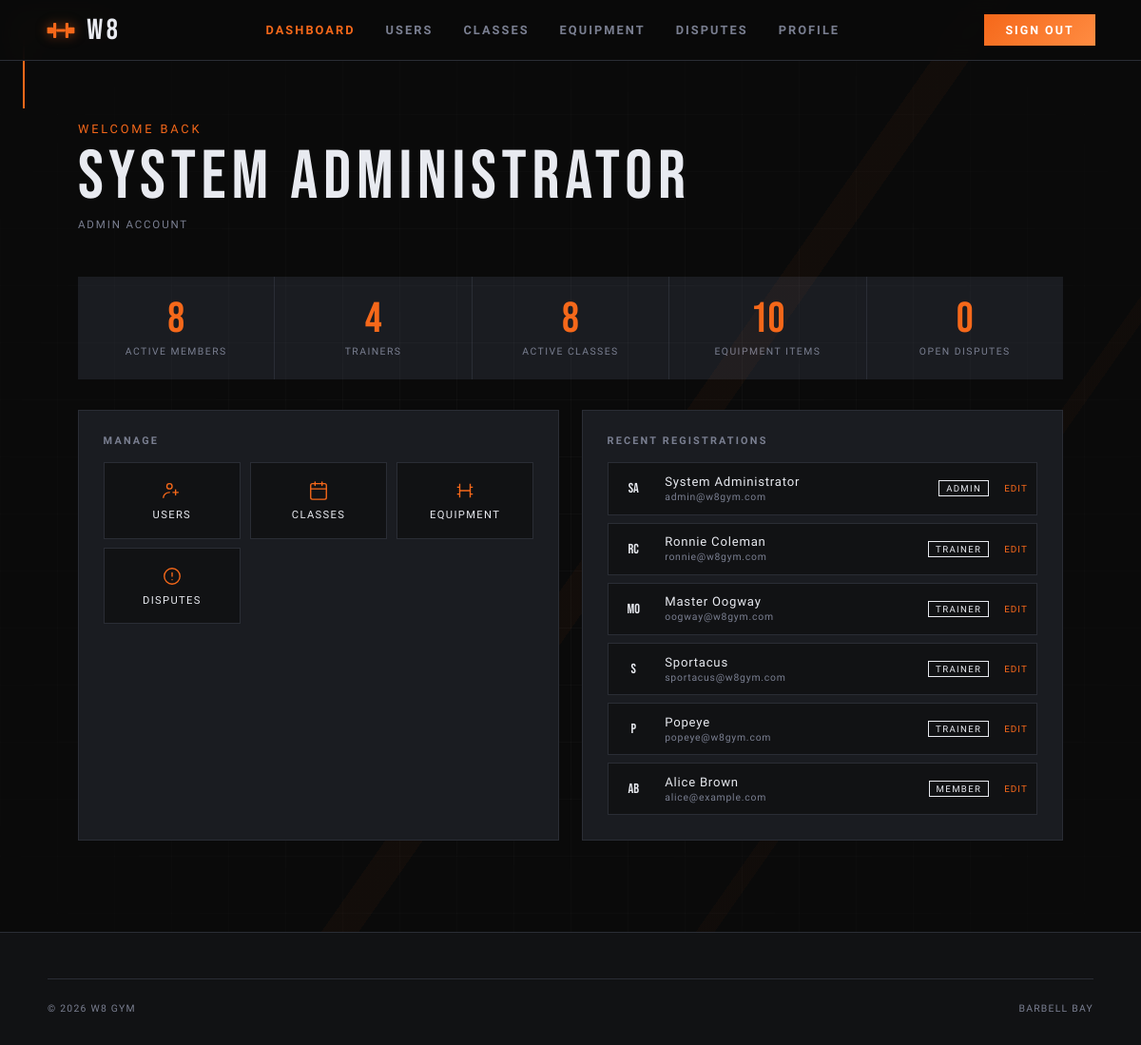
Before: /pages/dashboard.php (signed in) with the older database file.
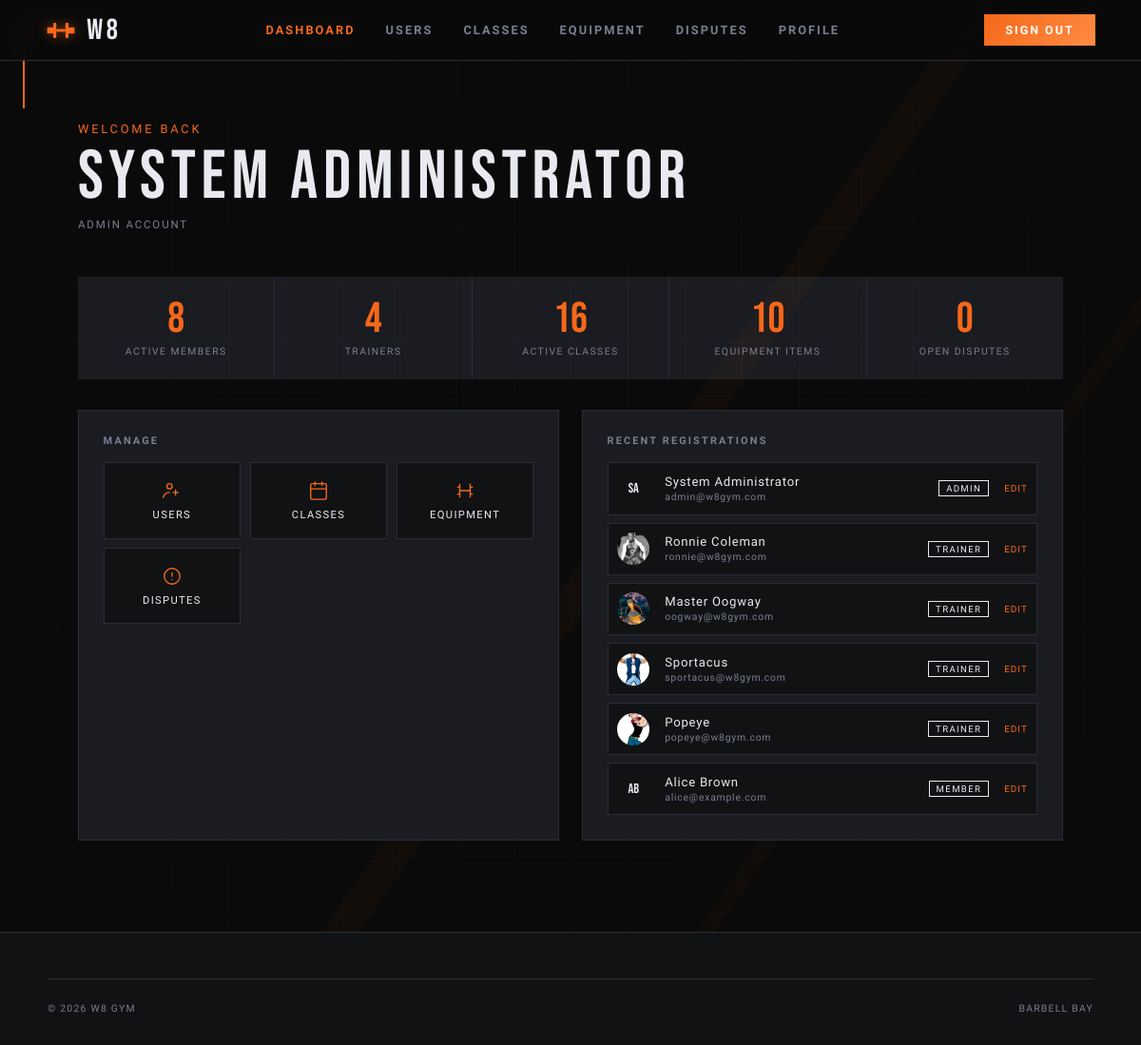
After: the same page with the newer database file.
### tables this page shows
CREATE TABLE users (
  id             INTEGER PRIMARY KEY AUTOINCREMENT,
  username       TEXT    NOT NULL UNIQUE,
  email          TEXT    NOT NULL UNIQUE,
  password_hash  TEXT    NOT NULL,
  first_name     TEXT    NOT NULL,
  last_name      TEXT    NOT NULL,
  phone          TEXT    DEFAULT NULL,
  date_of_birth  TEXT    DEFAULT NULL,   -- ISO-8601: YYYY-MM-DD
  photo_path     TEXT    DEFAULT NULL,   -- stored relative path
  role           TEXT    NOT NULL DEFAULT 'member'
                         CHECK (role IN ('member','trainer','admin')),
  is_active      INTEGER NOT NULL DEFAULT 1,
  created_at     TEXT    NOT NULL DEFAULT (datetime('now')),
  updated_at     TEXT    NOT NULL DEFAULT (datetime('now'))
  -- NOTE: update updated_at via UPDATE trigger or in application code
);

### config/session.php (called while the page is built, shortened)
<?php
function current_user(): ?array {
    return $_SESSION['user'] ?? null;
}
function require_login(string $redirect = '../pages/sign_in.php'): array {
    $user = current_user();
    return $user;
}

### pages/dashboard.php (the view, shortened to what this page needs)
<?php
require_once __DIR__ . '/../config/session.php';
$user  = require_login();
$db    = get_db();
$role  = $user['role'];
$admin_stats       = [];
if ($role === 'admin') {
    $admin_stats['total_members']  = $db->query('SELECT COUNT(*) FROM users WHERE role="member" AND is_active=1')->fetchColumn();
    $admin_stats['total_trainers'] = $db->query('SELECT COUNT(*) FROM users WHERE role="trainer" AND is_active=1')->fetchColumn();
    $admin_stats['total_classes']  = $db->query('SELECT COUNT(*) FROM classes WHERE is_active=1')->fetchColumn();
    $admin_stats['open_disputes']  = $db->query('SELECT COUNT(*) FROM disputes WHERE status="open"')->fetchColumn();
    $admin_stats['total_equipment'] = $db->query('SELECT COUNT(*) FROM equipment')->fetchColumn();
    $recent_users = $db->query(
        'SELECT id, first_name, last_name, email, role, photo_path, created_at FROM users ORDER BY created_at DESC LIMIT 6'
    )->fetchAll();
}
?>
<!DOCTYPE html>
<html lang="en">
<head>
  <link rel="stylesheet" href="../css/base.css">
  <link rel="stylesheet" href="../css/components.css">
  <link rel="stylesheet" href="../css/dashboard.css">
</head>
<body>
  <div class="bg-fixed bg-grid"></div>
  <div class="bg-fixed bg-diagonal"></div>
  <span class="corner corner--tl"></span>
  <?php
    $current_page = 'dashboard';
    require_once __DIR__ . '/../includes/nav.php';
  ?>
  <main>
    <header class="dash-hero">
      <div class="dash-hero__greeting">Welcome back</div>
      <div class="dash-hero__name"><?= htmlspecialchars($user['first_name'] . ' ' . $user['last_name']) ?></div>
      <div class="dash-hero__role"><?= ucfirst($role) ?> Account</div>
    </header>
    <?php if ($role === 'admin'): ?>
    <section style="max-width:1100px;margin:0 auto;padding:0 2rem 2rem;">
    <div class="stat-cards">
      <article class="stat-card">
        <div class="stat-card__n"><?= $admin_stats['total_members'] ?></div>
        <div class="stat-card__l">Active Members</div>
      </article>
      <article class="stat-card">
        <div class="stat-card__n"><?= $admin_stats['total_trainers'] ?></div>
        <div class="stat-card__l">Trainers</div>
      </article>
      <article class="stat-card">
        <div class="stat-card__n"><?= $admin_stats['total_classes'] ?></div>
        <div class="stat-card__l">Active Classes</div>
      </article>
      <article class="stat-card">
        <div class="stat-card__n"><?= $admin_stats['total_equipment'] ?></div>
        <div class="stat-card__l">Equipment Items</div>
      </article>
      <article class="stat-card">
        <div class="stat-card__n" style="<?= $admin_stats['open_disputes'] > 0 ? 'color:#e84040' : '' ?>"><?= $admin_stats['open_disputes'] ?></div>
        <div class="stat-card__l">Open Disputes</div>
      </article>
      </div>
    </section>
    <section class="dash-grid dash-grid--admin" style="grid-template-columns:1fr 1fr;">
    <article class="dash-card">
      <div class="dash-card__title">Manage</div>
      <div class="quick-links">
        <a href="admin_users.php" class="quick-link">
          <svg viewBox="0 0 24 24" fill="none"><circle cx="9" cy="7" r="3" stroke="currentColor" stroke-width="1.5"/><path d="M2 20c0-3.314 3.134-6 7-6" stroke="currentColor" stroke-width="1.5" stroke-linecap="round"/><path d="M16 11v6M13 14h6" stroke="currentColor" stroke-width="1.5" stroke-linecap="round"/></svg>
          <span>Users</span>
        </a>
        <a href="admin_classes.php" class="quick-link">
          <svg viewBox="0 0 24 24" fill="none"><rect x="3" y="4" width="18" height="18" rx="2" stroke="currentColor" stroke-width="1.5"/><path d="M3 10h18M8 2v4M16 2v4" stroke="currentColor" stroke-width="1.5" stroke-linecap="round"/></svg>
          <span>Classes</span>
        </a>
        <a href="admin_equipment.php" class="quick-link">
          <svg viewBox="0 0 24 24" fill="none"><path d="M6 4v16M18 4v16M3 8h3M18 8h3M3 16h3M18 16h3M6 12h12" stroke="currentColor" stroke-width="1.5"/></svg>
          <span>Equipment</span>
        </a>
        <a href="admin_disputes.php" class="quick-link">
          <svg viewBox="0 0 24 24" fill="none"><circle cx="12" cy="12" r="9" stroke="currentColor" stroke-width="1.5"/><path d="M12 8v4M12 16h.01" stroke="currentColor" stroke-width="1.5" stroke-linecap="round"/></svg>
          <span>Disputes</span>
        </a>
      </div>
    </article>
    <article class="dash-card">
      <div class="dash-card__title">Recent Registrations</div>
      <div class="user-list">
        <?php foreach ($recent_users as $u): ?>
        <article class="user-row">
          <div class="user-row__avatar">
            <?php if ($u['photo_path']): ?>
              <img src="../<?= htmlspecialchars($u['photo_path']) ?>" alt="">
            <?php else: ?>
              <?= strtoupper(substr($u['first_name'],0,1) . substr($u['last_name'],0,1)) ?>
            <?php endif; ?>
          </div>
          <div class="user-row__name"><?= htmlspecialchars($u['first_name'] . ' ' . $u['last_name']) ?><br>
            <span style="font-size:.65rem;color:var(--subtle)"><?= htmlspecialchars($u['email']) ?></span>
          </div>
          <span class="user-row__badge user-row__badge--<?= $u['role'] ?>"><?= $u['role'] ?></span>
          <a href="admin_users.php?edit=<?= $u['id'] ?>" style="font-family:var(--fu);font-size:.62rem;letter-spacing:.1em;text-transform:uppercase;color:var(--accent);">Edit</a>
        </article>
        <?php endforeach; ?>
      </div>
    </article>
    </section>
    <?php endif; ?>
  </main>
  <footer>
    <div class="footer-inner">
      <div class="footer-bottom">
        <span>&copy; 2026 W8 Gym</span>
        <span>Barbell Bay</span>
      </div>
    </div>
  </footer>
</body>
</html>

### includes/nav.php (shortened to what this page needs)
<?php
$current_page = $current_page ?? '';
$role = $role ?? null;
$base_path = $base_path ?? '../';
$is_active = function($page) use ($current_page) {
    return $current_page === $page ? 'nav-link--active' : '';
};
?>
<nav>
  <a href="<?= $base_path ?>index.php" class="nav-brand">
    <span>W8</span>
  </a>
  <div class="nav-links">
    <?php if ($role): ?>
      <a href="<?= $base_path ?>pages/dashboard.php" class="<?= $is_active('dashboard') ?>">Dashboard</a>
    <?php endif; ?>
    <?php if ($role === 'member'): ?>
      <a href="<?= $base_path ?>pages/equipment.php" class="<?= $is_active('equipment') ?>">Equipment</a>
      <a href="<?= $base_path ?>pages/trainers.php" class="<?= $is_active('trainers') ?>">Trainers</a>
      <a href="<?= $base_path ?>pages/my_reviews.php" class="<?= $is_active('my_reviews') ?>">Reviews</a>
    <?php elseif ($role === 'trainer'): ?>
      <a href="<?= $base_path ?>pages/my_schedule.php" class="<?= $is_active('my_schedule') ?>">My Schedule</a>
      <a href="<?= $base_path ?>pages/my_roster.php" class="<?= $is_active('my_roster') ?>">Roster</a>
    <?php elseif ($role === 'admin'): ?>
      <a href="<?= $base_path ?>pages/admin_users.php" class="<?= $is_active('admin_users') ?>">Users</a>
      <a href="<?= $base_path ?>pages/admin_classes.php" class="<?= $is_active('admin_classes') ?>">Classes</a>
      <a href="<?= $base_path ?>pages/admin_equipment.php" class="<?= $is_active('admin_equipment') ?>">Equipment</a>
      <a href="<?= $base_path ?>pages/admin_disputes.php" class="<?= $is_active('admin_disputes') ?>">Disputes</a>
    <?php endif; ?>
    <?php if ($role): ?>
      <a href="<?= $base_path ?>pages/profile.php" class="<?= $is_active('profile') ?>">Profile</a>
    <?php else: ?>
      <a href="<?= $base_path ?>pages/sign_in.php" class="nav-mobile-auth" style="display:none;">Sign In</a>
      <a href="<?= $base_path ?>pages/register.php" class="nav-mobile-auth" style="display:none;">Register</a>
    <?php endif; ?>
  </div>
  <?php if ($role): ?>
    <a href="<?= $base_path ?>actions/do_logout.php" class="nav-cta nav-desktop-auth">Sign Out</a>
  <?php endif; ?>
</nav>

### css/base.css (style rules this page uses)
:root { --color-black: #0a0a0a; --color-dark: #111214; --color-steel: #1a1c21; --color-border: #2a2d35; --color-muted: #3e424f; --color-text: #e8eaf0; --color-subtle: #7a7f91; --color-accent: #f5681a; --color-accent2: #ff8c42; --color-glow: rgba(245, 104, 26, 0.18); --grad-accent: linear-gradient(135deg, var(--color-accent) 0%, var(--color-accent2) 100%); --radius-card: 2px; --radius-field: 2px; --transition: 0.22s cubic-bezier(0.4, 0, 0.2, 1); --font-display: 'Bebas Neue', sans-serif; --font-ui: 'Barlow Condensed', sans-serif; --font-body: 'Barlow', sans-serif; --fd: var(--font-display); --fu: var(--font-ui); --fb: var(--font-body); --t: var(--transition); --accent: var(--color-accent); --accent2: var(--color-accent2); --subtle: var(--color-subtle); --border: var(--color-border); --steel: var(--color-steel); --dark: var(--color-dark); --text: var(--color-text); --grad: var(--grad-accent); }
*, *::before, *::after { box-sizing: border-box; margin: 0; padding: 0; }
html { font-size: 16px; scroll-behavior: smooth; }
body { min-height: 100vh; background: var(--color-black); color: var(--color-text); font-family: var(--font-body); overflow-x: hidden; }
a { color: var(--color-accent); text-decoration: none; transition: color var(--transition); }
img { max-width: 100%; height: auto; display: block; }

### css/components.css (style rules this page uses)
.bg-layer, .bg-fixed { position: fixed; inset: 0; pointer-events: none; z-index: 0; }
.bg-grid { background-image: linear-gradient(rgba(255,255,255,0.025) 1px, transparent 1px), linear-gradient(90deg, rgba(255,255,255,0.025) 1px, transparent 1px); background-size: 60px 60px; mask-image: radial-gradient(ellipse 70% 70% at 50% 50%, black 30%, transparent 100%); }
.bg-diagonal { background: linear-gradient( 125deg, transparent 0%, transparent 52%, rgba(245,104,26,0.04) 52%, rgba(245,104,26,0.04) 54%, transparent 54%, transparent 72%, rgba(245,104,26,0.03) 72%, rgba(245,104,26,0.03) 73%, transparent 73% ); }
.corner { position: fixed; width: 90px; height: 90px; pointer-events: none; z-index: 1; }
.corner--tl { top: 24px; left: 24px; border-top: 2px solid var(--accent); border-left: 2px solid var(--accent); animation: corner-pulse 3s ease-in-out infinite; }
nav { position: fixed; top: 0; left: 0; right: 0; z-index: 100; display: flex; align-items: center; justify-content: space-between; padding: 0 3rem; height: 64px; background: rgba(10,10,10,.92); border-bottom: 1px solid var(--border); backdrop-filter: blur(12px); }
.nav-brand { display: flex; align-items: center; gap: .7rem; text-decoration: none; }
.nav-brand svg { width: 32px; height: 32px; color: var(--accent); filter: drop-shadow(0 0 6px rgba(245, 104, 26, .5)); }
.nav-brand span { font-family: var(--fd); font-size: 1.9rem; letter-spacing: .12em; color: var(--text); }
.nav-links { display: flex; gap: 2rem; }
.nav-links a { font-family: var(--fu); font-size: .8rem; font-weight: 600; letter-spacing: .16em; text-transform: uppercase; color: var(--subtle); text-decoration: none; }
.nav-links a:hover, .nav-links a.nav-link--active { color: var(--accent); }
.nav-cta { font-family: var(--fu); font-size: .78rem; font-weight: 600; letter-spacing: .16em; text-transform: uppercase; padding: .55rem 1.4rem; background: var(--grad); color: #fff; transition: filter var(--t); text-decoration: none; }
footer { position: relative; z-index: 10; background: var(--dark); border-top: 1px solid var(--border); padding: 3rem 2rem 2rem; }
.footer-inner { max-width: 1100px; margin: 0 auto; }
.footer-bottom { border-top: 1px solid var(--border); padding-top: 1.5rem; display: flex; justify-content: space-between; flex-wrap: wrap; gap: 1rem; font-family: var(--fu); font-size: .65rem; letter-spacing: .12em; text-transform: uppercase; color: var(--subtle); }

Changed rows visible on the page:
removed users: first_name+last_name "RC", first_name+last_name "Ronnie Coleman", email "ronnie@w8gym.com", role "TRAINER"
removed users: first_name+last_name "MO", first_name+last_name "Master Oogway", email "oogway@w8gym.com", role "TRAINER"
removed users: first_name+last_name "S", first_name+last_name "Sportacus", email "sportacus@w8gym.com", role "TRAINER"
removed users: first_name+last_name "P", first_name+last_name "Popeye", email "popeye@w8gym.com", role "TRAINER"
added users: photo_path (picture), first_name+last_name "Ronnie Coleman", email "ronnie@w8gym.com", role "TRAINER"
added users: photo_path (picture), first_name+last_name "Master Oogway", email "oogway@w8gym.com", role "TRAINER"
added users: photo_path (picture), first_name+last_name "Sportacus", email "sportacus@w8gym.com", role "TRAINER"
added users: photo_path (picture), first_name+last_name "Popeye", email "popeye@w8gym.com", role "TRAINER"
Other visible differences:
$admin_stats['total_classes']: "8" → "16"
